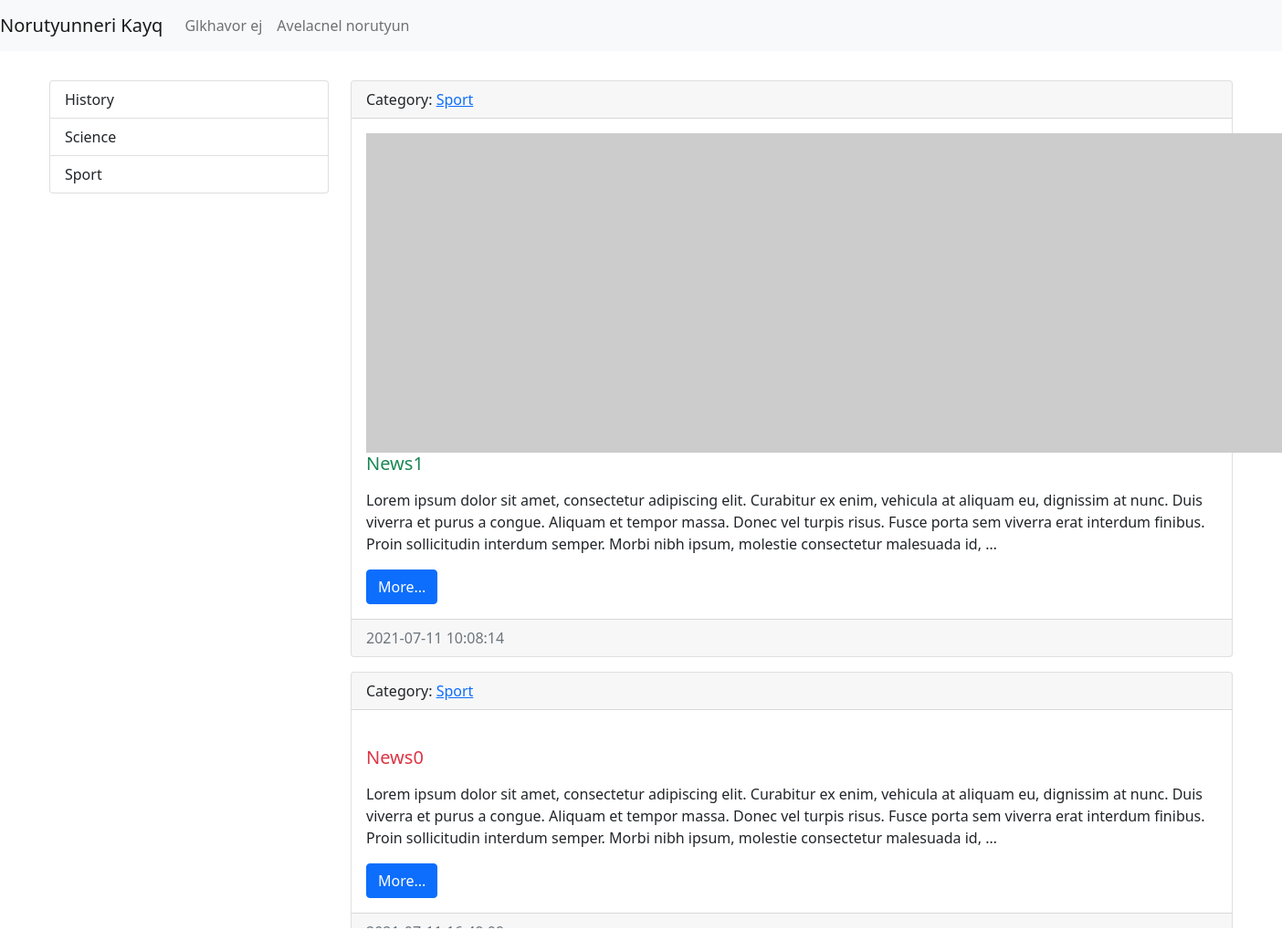
The app's page /category/1/, older data.
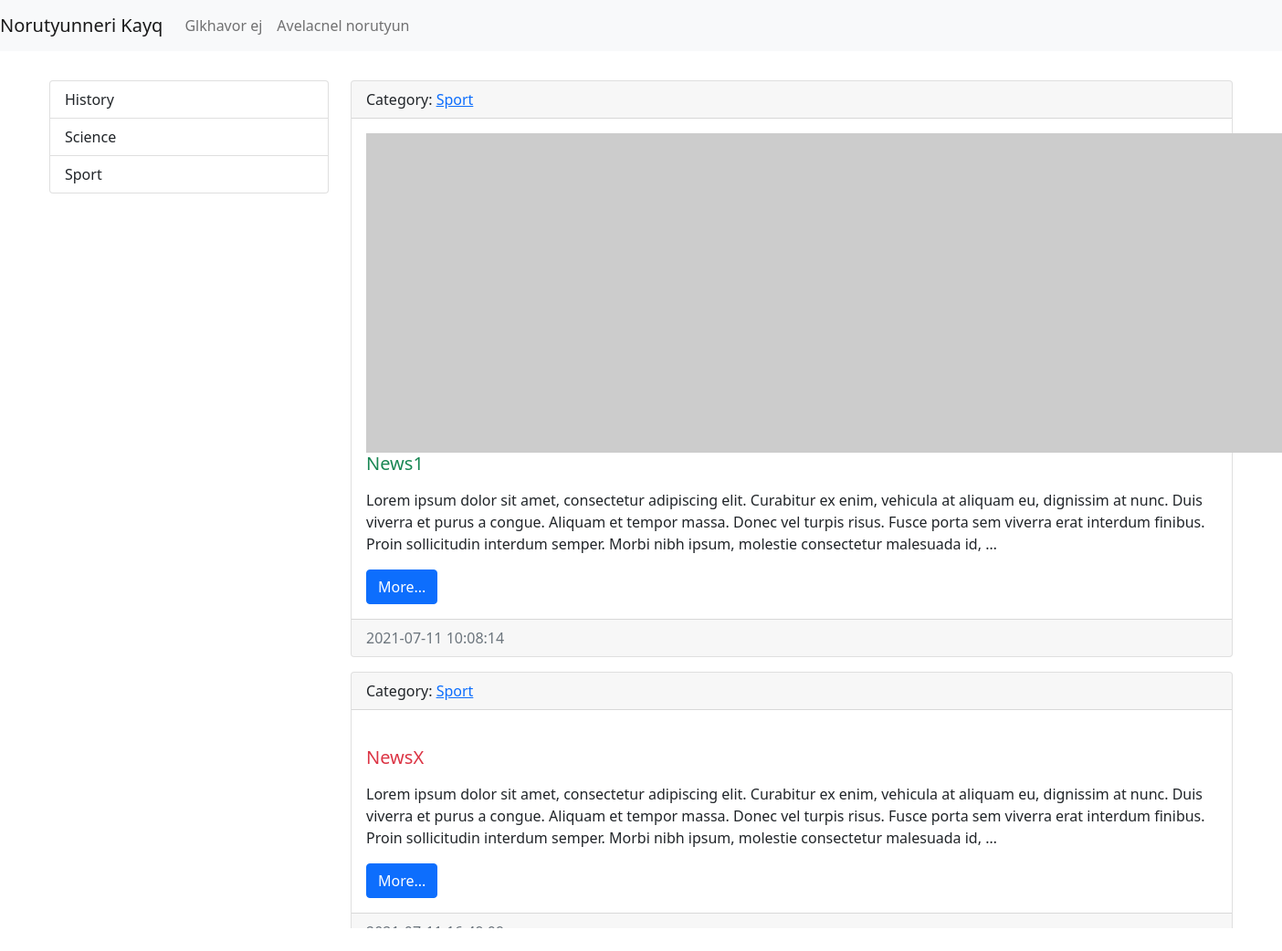
The same page, newer data.
### news/models.py (models this page shows, shortened)
class News(models.Model):
    title = models.CharField(max_length=150, verbose_name="ANUN")
    content = models.TextField(blank=True)
    created_at = models.DateTimeField(auto_now_add=True, verbose_name='STEGHTSVEL E')
    updated_at = models.DateTimeField(auto_now=True, verbose_name='POPOKHVEL E')
    photo = models.ImageField(upload_to='photos/%Y/%m/%d/', blank=True)
    is_published = models.BooleanField(default=True, verbose_name='HRATARAKVEL E')
    category = models.ForeignKey('Category', on_delete=models.PROTECT, null=True)
    class Meta:
        verbose_name = "Norutyun"  # entavernagira tsarayum(or` add news-y darav add Norutyun...)
        verbose_name_plural = "Norutyunner"  # sa el hognakii depqum(inchin -s er avelacnum` sa kdarna)
        ordering = ['-created_at']  # ev adminki ev modeli sort. hertakanutyuny kpokhvi

class Category(models.Model):
    title = models.CharField(max_length=150, db_index=True, verbose_name='CATEGORYI ANUN')
    def get_absolute_url(self):
        return reverse('category', kwargs={"category_id": self.pk})
    def __str__(self):
        return self.title
    class Meta:
        verbose_name = "Category"
        verbose_name_plural = "Categoryner"
        ordering = ['title']

### news/views.py (the view)
# urls.py: path('category/<int:category_id>/', get_category, name='category')
def get_category(request, category_id):
    news = News.objects.filter(category_id=category_id)
    category = Category.objects.get(pk=category_id)
    context = {
        'news': news,
        'category': category
    }
    return render(request, template_name='news/category.html', context=context)

### news/templatetags/news_tags.py (called while the page is built)
@register.inclusion_tag('news/list-categories.html')
def show_categories(arg1="hello", arg2="world"):
    categories = Category.objects.all()
    return {"categories": categories, "arg1": arg1,  "arg2": arg2}

### news/templates/news/category.html (shortened to what this page needs)
{% extends 'base.html' %}
{% block sidebar %}
    {% include 'inc/_sidebar.html' %}
{% endblock %}
{% block content %}
{% for item in news reversed%}
<div class="card mt-3">
    <div class="card-header">
        Category: <a href="{% url 'category' item.category.pk %}"> {{ item.category }} </a>
    </div>
    <div class="card-body">
        <div class="media">
            {% if item.photo %}
            <img alt="" class="mr-3" src="{{ item.photo.url }}" width="350">
            {% else %}
            <img alt="" class="mr-3" src="https://picsum.photos/id/1050/350/235">
            {% endif %}
            <div class="media-body">
                <h5 class="card-title {% cycle  'text-success' 'text-danger'%} ">{{ item.title }}</h5>
                <p class="card-text">{{ item.content|linebreaks|truncatewords:50 }}</p>
                <a class="btn btn-primary" href="#">More...</a>
            </div>
        </div>
    </div>
    <div class="card-footer text-muted">
        {{ item.created_at|date:'Y-m-d H:i:s' }}
    </div>
</div>
{% empty %}
<p> Oops... </p>
{% lorem 3 p %}
{% endfor %}
{% endblock %}

Row changes from the older to the newer data that the page shows:
changed News: title "News0" → "NewsX"
